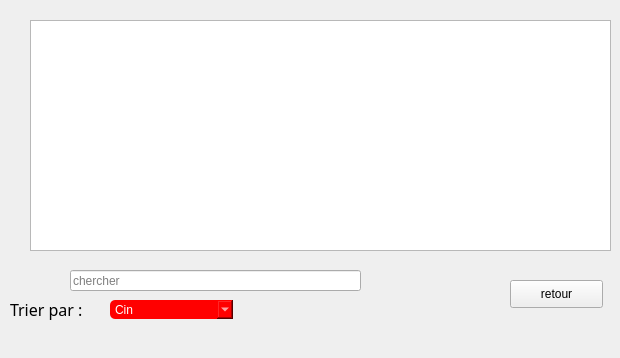
           <widget class="QWidget" name="tab_19">
            <attribute name="title">
             <string>Afficher</string>
            </attribute>
            <widget class="QTableView" name="tableView_course_3">
             <property name="geometry">
              <rect>
               <x>30</x>
               <y>20</y>
               <width>581</width>
               <height>231</height>
              </rect>
             </property>
             <property name="styleSheet">
              <string notr="true"/>
             </property>
            </widget>
            <widget class="QLabel" name="label_30">
             <property name="geometry">
              <rect>
               <x>10</x>
               <y>270</y>
               <width>124</width>
               <height>79</height>
              </rect>
             </property>
             <property name="font">
              <font>
               <family>MV Boli</family>
               <pointsize>12</pointsize>
               <weight>50</weight>
               <italic>false</italic>
               <bold>false</bold>
              </font>
             </property>
             <property name="styleSheet">
              <string notr="true">font: 12pt &quot;MV Boli&quot;;</string>
             </property>
             <property name="text">
              <string>Trier par :</string>
             </property>
            </widget>
            <widget class="QComboBox" name="tri_1">
             <property name="geometry">
              <rect>
               <x>110</x>
               <y>300</y>
               <width>123</width>
               <height>19</height>
              </rect>
             </property>
             <property name="cursor">
              <cursorShape>PointingHandCursor</cursorShape>
             </property>
             <property name="mouseTracking">
              <bool>true</bool>
             </property>
             <property name="tabletTracking">
              <bool>true</bool>
             </property>
             <property name="focusPolicy">
              <enum>Qt::ClickFocus</enum>
             </property>
             <property name="statusTip">
              <string>trier</string>
             </property>
             <property name="whatsThis">
              <string>trier</string>
             </property>
             <property name="accessibleName">
              <string>trier</string>
             </property>
             <property name="accessibleDescription">
              <string>trier</string>
             </property>
             <property name="layoutDirection">
              <enum>Qt::LeftToRight</enum>
             </property>
             <property name="styleSheet">
              <string notr="true">border:none;
border-radius:5px;
background-color:red;
color:white;
</string>
             </property>
             <item>
              <property name="text">
               <string>Cin</string>
              </property>
             </item>
             <item>
              <property name="text">
               <string>Nom</string>
              </property>
             </item>
             <item>
              <property name="text">
               <string>prenom</string>
              </property>
             </item>
             <item>
              <property name="text">
               <string>age</string>
              </property>
             </item>
             <item>
              <property name="text">
               <string>poste</string>
              </property>
             </item>
            </widget>
            <widget class="QLineEdit" name="edit_rechavanc_prod_3">
             <property name="geometry">
              <rect>
               <x>70</x>
               <y>270</y>
               <width>291</width>
               <height>21</height>
              </rect>
             </property>
             <property name="placeholderText">
              <string>chercher</string>
             </property>
            </widget>
            <widget class="QPushButton" name="pushButton_13">
             <property name="geometry">
              <rect>
               <x>510</x>
               <y>280</y>
               <width>93</width>
               <height>28</height>
              </rect>
             </property>
             <property name="text">
              <string>retour</string>
             </property>
            </widget>
           </widget>
